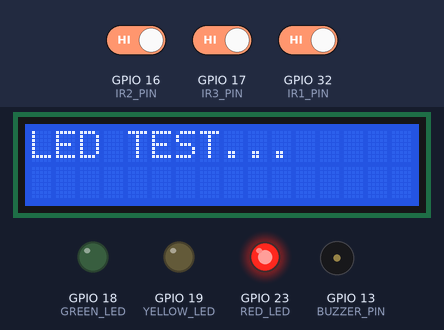
Simulated run of this sketch. Board: ESP32. Shown: 16×2 character LCD, output pins drawn as LEDs (lit = HIGH), buzzer (waves = sounding, pin HIGH). Inputs (shaded band) come from the test bench; at power-on: GPIO 16 (IR2_PIN) HIGH, GPIO 17 (IR3_PIN) HIGH, GPIO 32 (IR1_PIN) HIGH. What the sketch prints to the serial monitor is not drawn.

Above: at 4.2 s.
4.3 s: GPIO 16 (IR2_PIN) driven LOW
At 6.4 s:
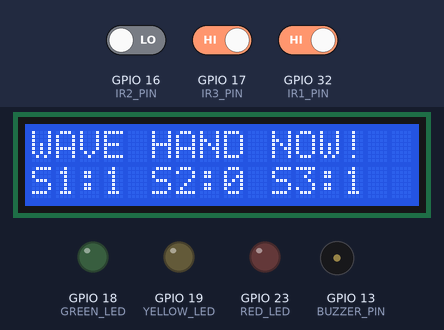
6.7 s: GPIO 17 (IR3_PIN) driven LOW
At 7.7 s:
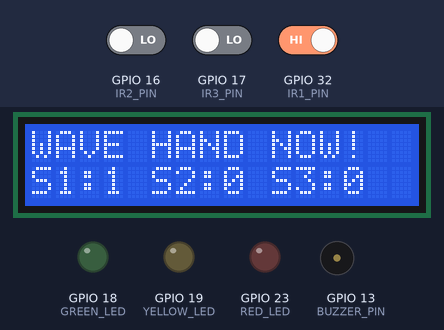
8.2 s: GPIO 32 (IR1_PIN) driven LOW
At 8.7 s:
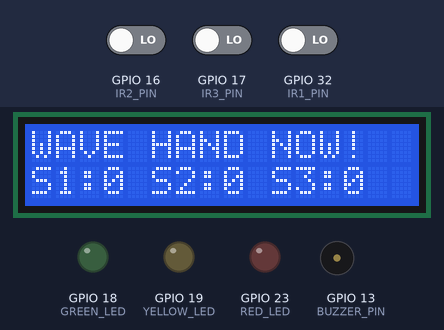
11.2 s: GPIO 16 (IR2_PIN) driven HIGH
At 14.0 s:
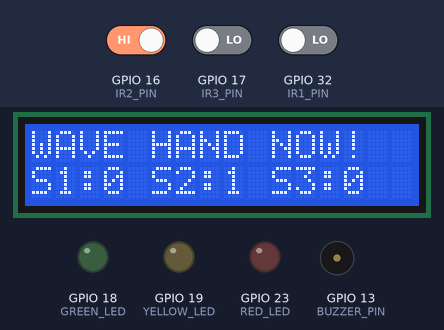
14.2 s: GPIO 17 (IR3_PIN) driven HIGH
At 15.2 s:
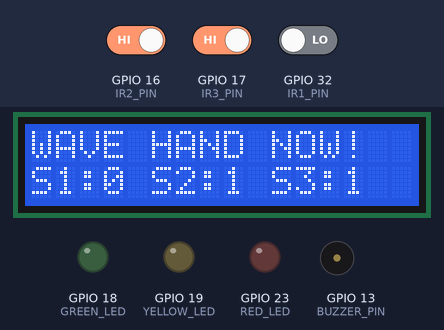
15.8 s: GPIO 32 (IR1_PIN) driven HIGH
At 16.2 s:
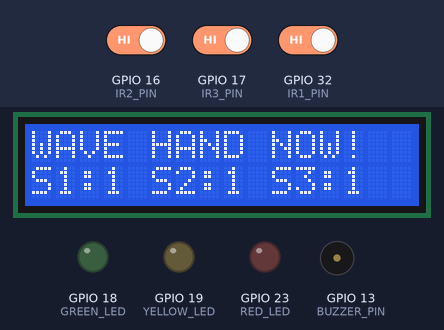
Timing chart, 0 to 19.8 s (numbered marks = the images above; inputs shaded):
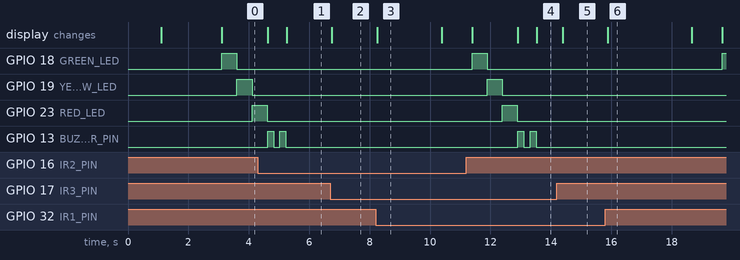

The sketch:

Full_Hardware_Diagnostic.ino
```cpp
/*
  SmartMed MASTER HARDWARE DIAGNOSTIC
  Use this to test EVERY physical component without WiFi/Firebase.
*/

#include <Wire.h>
#include <LiquidCrystal_I2C.h>
#include <RTClib.h>

// Pins as per latest Hardware Pinout
const int IR1_PIN = 32;     // Relocated from 4
const int IR2_PIN = 16;
const int IR3_PIN = 17;
const int GREEN_LED = 18;
const int YELLOW_LED = 19;
const int RED_LED = 23;
const int BUZZER_PIN = 13;

LiquidCrystal_I2C lcd(0x27, 16, 2);
RTC_DS3231 rtc;

void setup() {
  Serial.begin(115200);
  delay(1000);
  Serial.println("\n=== SMARTMED HARDWARE MASTER TEST ===");

  // Pin Modes
  pinMode(IR1_PIN, INPUT_PULLUP);
  pinMode(IR2_PIN, INPUT_PULLUP);
  pinMode(IR3_PIN, INPUT_PULLUP);
  pinMode(GREEN_LED, OUTPUT);
  pinMode(YELLOW_LED, OUTPUT);
  pinMode(RED_LED, OUTPUT);
  pinMode(BUZZER_PIN, OUTPUT);

  // LCD Init
  Wire.begin(21, 22);
  lcd.init();
  lcd.backlight();
  lcd.clear();
  lcd.print("HARDWARE TEST");
  lcd.setCursor(0,1);
  lcd.print("SYSTEM START...");
  delay(2000);

  // RTC Check
  if (!rtc.begin()) {
    Serial.println("RTC FAILED!");
    lcd.clear(); lcd.print("RTC FAILED!");
  } else {
    Serial.println("RTC OK.");
  }
}

void loop() {
  Serial.println("\n--- NEW TEST CYCLE ---");

  // 1. LED CYCLE
  Serial.println("Testing LEDs...");
  lcd.clear(); lcd.print("LED TEST...");

  digitalWrite(GREEN_LED, HIGH); Serial.println("GREEN ON"); delay(500); digitalWrite(GREEN_LED, LOW);
  digitalWrite(YELLOW_LED, HIGH); Serial.println("YELLOW ON"); delay(500); digitalWrite(YELLOW_LED, LOW);
  digitalWrite(RED_LED, HIGH); Serial.println("RED ON"); delay(500); digitalWrite(RED_LED, LOW);

  // 2. BUZZER TEST
  Serial.println("Testing Buzzer...");
  lcd.clear(); lcd.print("BUZZER TEST...");
  digitalWrite(BUZZER_PIN, HIGH); delay(200); digitalWrite(BUZZER_PIN, LOW);
  delay(200);
  digitalWrite(BUZZER_PIN, HIGH); delay(200); digitalWrite(BUZZER_PIN, LOW);

  // 3. IR SENSOR STREAM (5 seconds)
  Serial.println("Streaming IR Data for 5s (Wave your hand!)...");
  lcd.clear();
  lcd.print("WAVE HAND NOW!");

  unsigned long start = millis();
  while (millis() - start < 5000) {
    int v1 = digitalRead(IR1_PIN);
    int v2 = digitalRead(IR2_PIN);
    int v3 = digitalRead(IR3_PIN);

    Serial.print("IR1 (D32): "); Serial.print(v1);
    Serial.print(" | IR2 (D16): "); Serial.print(v2);
    Serial.print(" | IR3 (D17): "); Serial.println(v3);

    lcd.setCursor(0,1);
    char buf[16];
    sprintf(buf, "S1:%d S2:%d S3:%d", v1, v2, v3);
    lcd.print(buf);

    delay(200);
  }

  Serial.println("Test Cycle Complete.");
  lcd.clear(); lcd.print("CYCLE DONE");
  delay(1000);
}
```

Measured:
- after the input at 6.7 s, the display: changes after 0.05 s (image 2)
- after the input at 8.2 s, the display: changes after 0.05 s (image 3)
- after the input at 14.2 s, the display: changes after 0.20 s (image 5)
- by itself, GPIO 13 (BUZZER_PIN): alternates HIGH for 0.20 s and LOW for 0.20 s, 4 changes in all, then stays LOW
- what the display in image 3 shows lasts 2.2 s, from 8.2 s to 10.4 s
